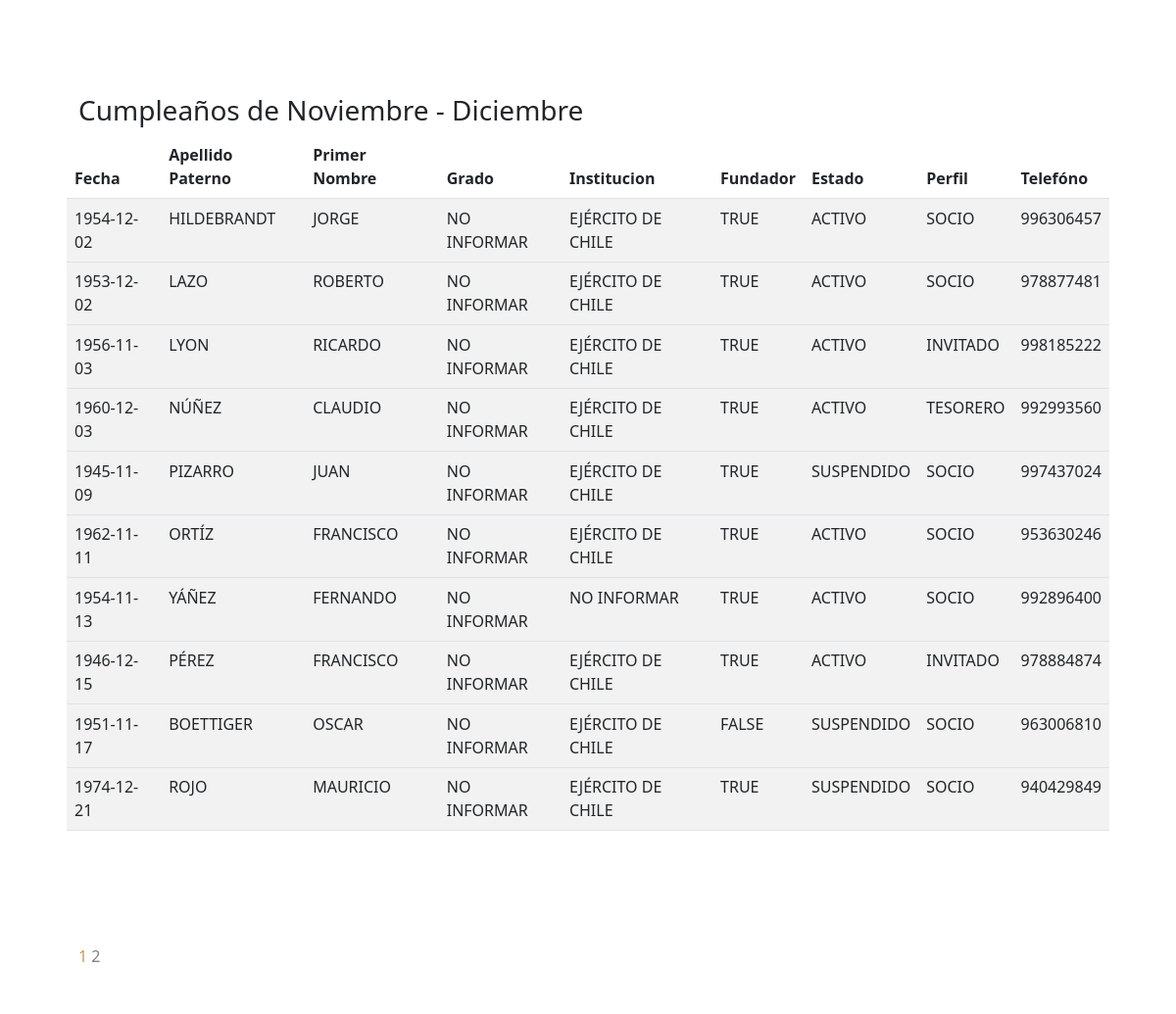
The app's page /cumpleanos (signed in, middle part), older data.
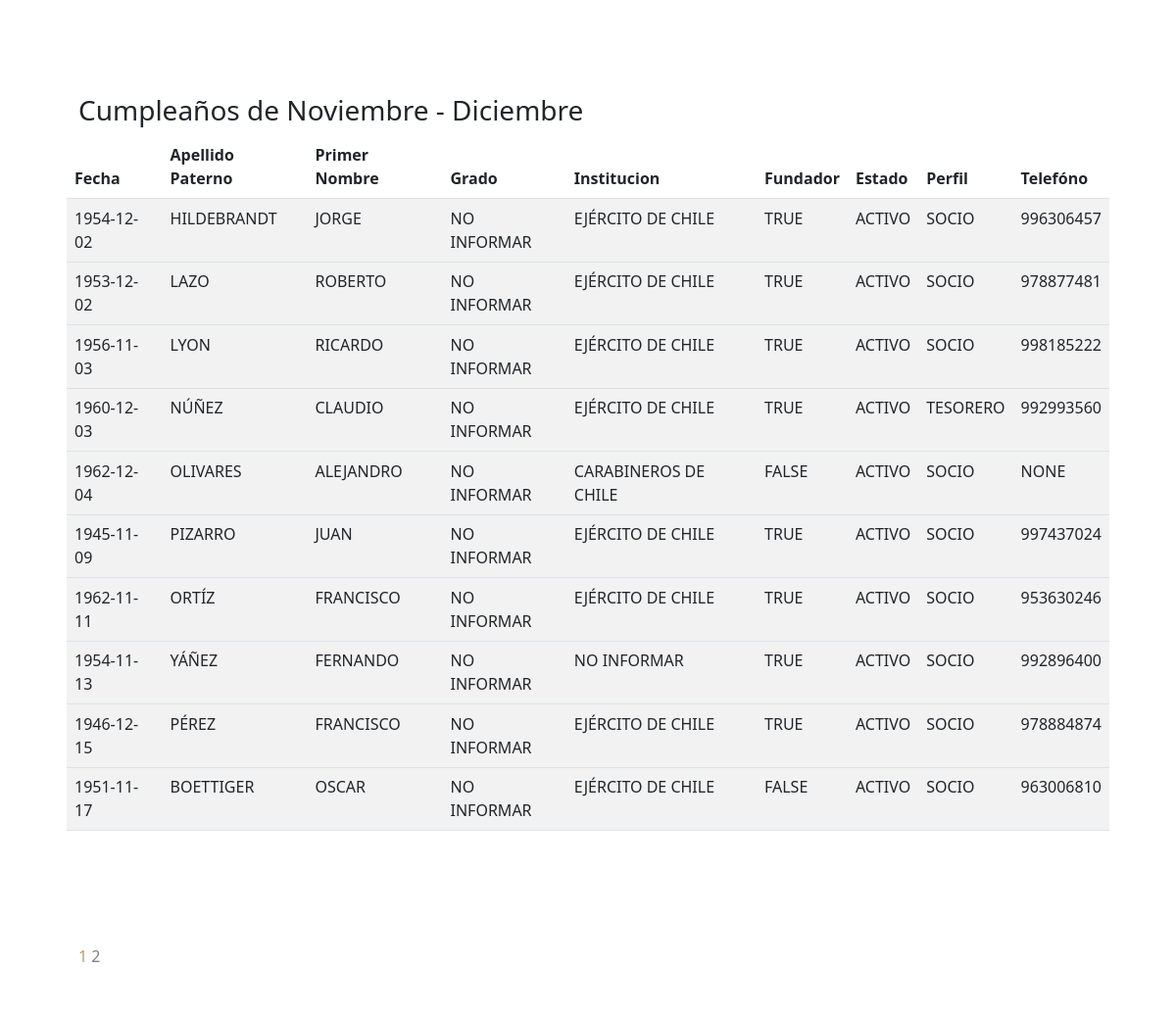
The same page, newer data.
### usuarios/models.py (models this page shows, shortened)
class Usuario(AbstractBaseUser):
    email                   = models.EmailField(verbose_name="email", max_length=255, unique=False, null=True)
    is_active               = models.BooleanField(default= True)  # para ingresar al login
    is_admin                = models.BooleanField(default= False) # para ingresar al admin
    rut                     = models.CharField(max_length=12,  unique=True, verbose_name="Rut")
    primer_nombre           = models.CharField(max_length=200, blank=True, null=False, verbose_name="Primer nombre")
    segundo_nombre          = models.CharField(max_length=200, blank=True, null=True, verbose_name="Segundo nombre")
    apellido_paterno        = models.CharField(max_length=200, blank=True, null=False, verbose_name="Apellido paterno")
    apellido_materno        = models.CharField(max_length=200, blank=True, null=False, verbose_name="Apellido materno")
    fecha_nacimiento        = models.DateField(blank=True, null=True, verbose_name="Fecha de nacimiento")
    telefono                = models.CharField(max_length=200,blank=True, null=True, verbose_name="Celular")
    sexo                    = models.CharField(max_length=1, choices=sexos, default="M", verbose_name="Genero")
    eCivil                  = models.CharField(max_length=30, choices=civil, default="NI", verbose_name="Estado Civil")
    perfil                  = models.CharField(max_length=20, choices=perfil, default="S") # ej. socio,invitado, capitan, tesorero...
    estado                  = models.CharField(max_length=20, choices=estado, default="A")  # en que estado se encuentra la cuenta ej. activa, inactiva, suspendida
    categoria               = models.CharField(max_length=20, choices=categoria, default="NI")  # en que estado se encuentra la cuenta ej. activa, inactiva, suspendida
    situacionEspecial       = models.BooleanField(default=False, verbose_name="Situación Especial")
    fundador                = models.BooleanField(default=False, verbose_name="Fundador")
    institucion             = models.CharField(max_length=20, choices=instituciones, default="NI",blank=True)  # en que estado se encuentra la cuenta ej. activa, inactiva, suspendida
    grado                   = models.CharField(max_length=5, choices=grados, default="NI", blank=True)  # en que estado se encuentra la cuenta ej. activa, inactiva, suspendida
    condicion               = models.CharField(max_length=20, choices=condicion, default="NI", blank=True)  # en que estado se encuentra la cuenta ej. activa, inactiva, suspendida
    profesion               = models.CharField(max_length=200, blank=True, null=True, verbose_name="Profesión")
    fecha_incorporacion     = models.DateField(blank=True, null=True, default=datetime.date.today, verbose_name="Fecha de incorporacion")
    direccion       = models.CharField(max_length=200, blank=True, null= True, verbose_name="Direccion")
    region          = models.CharField(max_length=50,choices= regiones, blank=True, default= ' ', verbose_name="Region")
    tiempoGracia    = models.IntegerField(default=30, verbose_name="Tiempo Gracia")
    objects = MyUserManager()
    USERNAME_FIELD = "rut"
    REQUIRED_FIELDS = ["email",'apellido_paterno','primer_nombre']

### capitan/views.py (the view)
# urls.py: path('cumpleanos', cumpleanos.as_view(), name= 'cumpleanos'),
class cumpleanos(CapitanMixin,TemplateView):
    template_name = "capitan/views/cumpleanos.html"
    def get_context_data(self, **kwargs):
        contexto = super().get_context_data(**kwargs)
        contexto["nameWeb"] = nameWeb
        dato = Paginas_Socio.objects.get(tipo ="Cump")
        contexto['value']  = dato
        contexto["title"] = dato.tituloPestana
        contexto['rol'] = self.request.user.perfil
        fecha_actual = datetime.now()
        month = fecha_actual.month
        next_month = fecha_actual.replace(month=month % 12 + 1, day=1)
        nombre_mes_actual = dict(MESES)[month]
        nombre_mes_proximo = dict(MESES)[next_month.month]
        contexto['mes'] = f"{nombre_mes_actual} - {nombre_mes_proximo}"
        listado = Usuario.objects.filter(
            fecha_nacimiento__month__in=[month, next_month.month]
        ).order_by('fecha_nacimiento__day')
        paginator = Paginator(listado, 10)
        page = self.request.GET.get('page')
        contexto['datos'] = paginator.get_page(page)
        return contexto

### socios/mixins.py (called while the page is built)
    def dispatch(self, request, *args, **kwargs):
        if request.user.perfil == "CAP" or request.user.perfil == "SUPER" :
            return super().dispatch(request, *args, **kwargs)
        else:
            return redirect('login')

### capitan/templates/capitan/views/cumpleanos.html (shortened to what this page needs)
{% extends "web/root/origin.html" %}
{% load static %}
{% static "" as baseUrl %}
{% block body %}
  <div class="container">
  </div>
  {%if datos%}
  <div class="container marketing" id="links">
      <div class="row table-responsive" >
        <h3>Cumpleaños de {{mes}} </h3>
          <table class="table table-striped ">
            <thead>
              <tr>
                <th scope="col">Fecha</th>
                <th scope="col">Apellido Paterno</th>
                <th scope="col">Primer Nombre</th>
                <th scope="col">Grado</th>
                <th scope="col">Institucion</th>
                <th scope="col">Fundador</th>
                <th scope="col">Estado</th>
                <th scope="col">Perfil</th>
                <th scope="col">Telefóno</th>
              </tr>
            </thead>
            <tbody>
            {% for t in datos %}
              <tr>
                <td>{{ t.fecha_nacimiento | upper  }}</td>
                <td>{{ t.apellido_paterno  | upper   }}</td>
                <td>{{ t.primer_nombre | upper  }}</td>
                <td>{{ t.get_grado_display | upper  }}</td>
                <td>{{ t.get_institucion_display | upper  }}</td>
                <td>{{ t.fundador | upper  }}</td>
                <td>{{ t.get_estado_display| upper  }}</td>
                <td>{{ t.get_perfil_display | upper  }}</td>
                <td>{{ t.telefono | upper  }}</td>
              <tr>
             {% endfor%}
            </tbody>
          </table>
       </div>
      </div>
  {%else%}
  <div class="container marketing" id="links">
    <h3>No hay cumpleaños este mes</h3>
  </div>
  {%endif%}
  <div class="container marketing">
    <div class="row">
      <div class="col align-self-end">
        {% if datos %}
        <nav class="navigation pagination" role="navigation">
              <div class="nav-links">
                <span class="page-numbers current">
                    {{ datos.number }}
                </span>
               {% if datos.has_next %}
                <a class="next page-numbers" href="?page={{ datos.next_page_number }}{% if request.GET.buscar %}&buscar={{ request.GET.buscar}}{% endif %}">
                    {{ datos.next_page_number }}
                </a>
                {% endif %}
            </div>
        </nav>
        {% endif %}
      </div>
    </div>
  </div>
{% endblock %}

Row changes from the older to the newer data that the page shows:
no longer on this page (row edited): Usuario: fecha_nacimiento "1974-12-21", apellido_paterno "ROJO", primer_nombre "MAURICIO", grado "NO INFORMAR", institucion "EJÉRCITO DE CHILE", fundador "TRUE", estado "SUSPENDIDO", perfil "SOCIO", telefono "940429849"
changed Usuario "LYON": perfil "INVITADO" → "SOCIO"
now on this page (row edited): Usuario: fecha_nacimiento "1962-12-04", apellido_paterno "OLIVARES", primer_nombre "ALEJANDRO", grado "NO INFORMAR", institucion "CARABINEROS DE CHILE", fundador "FALSE", estado "ACTIVO", perfil "SOCIO", telefono "NONE"
changed Usuario "PIZARRO": estado "SUSPENDIDO" → "ACTIVO"
changed Usuario "PÉREZ": perfil "INVITADO" → "SOCIO"
changed Usuario "BOETTIGER": estado "SUSPENDIDO" → "ACTIVO"
